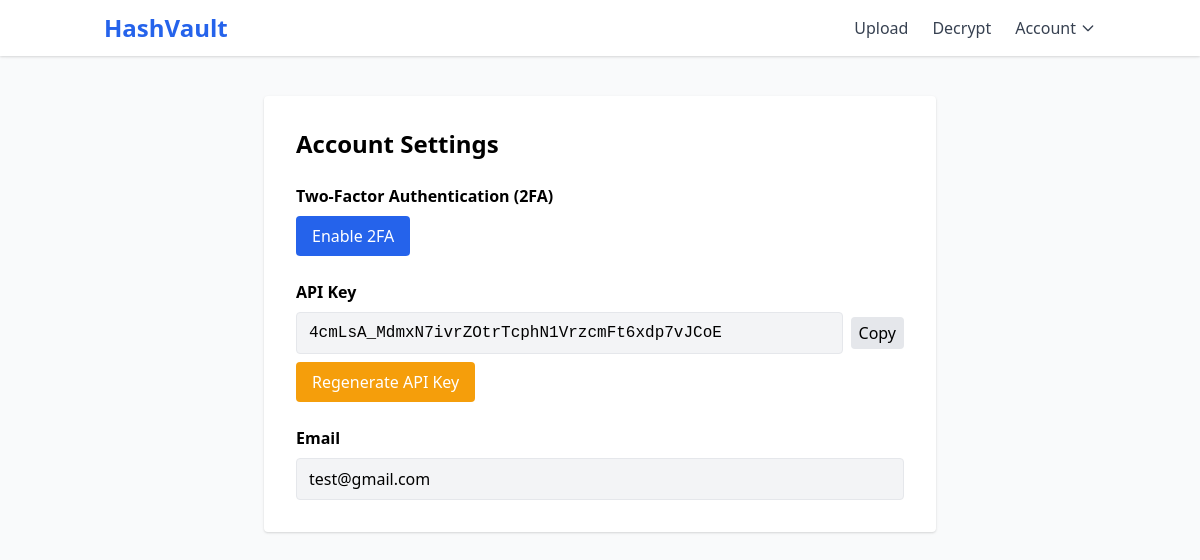
Page /account (signed in) on the committed database.
### app/models.py (models this page shows, shortened)
class User(UserMixin, db.Model):
    id = db.Column(db.Integer, primary_key=True)
    username = db.Column(db.String(32), unique=True, nullable=False)
    email = db.Column(db.String(120), unique=True, nullable=False)
    password_hash = db.Column(db.String(128), nullable=False)
    google_id = db.Column(db.String(128), unique=True)
    is_2fa_enabled = db.Column(db.Boolean, default=False)
    twofa_secret = db.Column(db.String(32))
    api_key = db.Column(db.String(64), unique=True, default=lambda: secrets.token_urlsafe(32))
    files = db.relationship('File', backref='uploader', lazy=True)
    histories = db.relationship('History', backref='user', lazy=True)

### app/auth/routes.py (the view, shortened to what this page needs)
@auth_bp.route('/account', methods=['GET', 'POST'])
@login_required
def account():
    return render_template('auth/account.html')

### app/auth/routes.py (called while the page is built)
@login_manager.user_loader
def load_user(user_id):
    return User.query.get(int(user_id))

### templates/auth/account.html (shortened to what this page needs)
{% extends 'base.html' %}  {% block content %}
<div class="max-w-2xl mx-auto bg-white p-8 rounded shadow">
  <h2 class="text-2xl font-bold mb-6">Account Settings</h2>
  <div class="mb-6">
    <h3 class="font-semibold mb-2">Two-Factor Authentication (2FA)</h3>
    {% if current_user.is_2fa_enabled %}
    <form method="POST">
      <button
        name="disable_2fa"
        class="bg-red-600 text-white px-4 py-2 rounded hover:bg-red-700"
      >
        Disable 2FA
      </button>
    </form>
    <div class="mt-4">
      <strong>2FA is enabled.</strong>
    </div>
    {% else %}
    <form method="POST">
      <button
        name="enable_2fa"
        class="bg-blue-600 text-white px-4 py-2 rounded hover:bg-blue-700"
      >
        Enable 2FA
      </button>
    </form>
     {% endif %}
  </div>
  <div class="mb-6">
    <h3 class="font-semibold mb-2">API Key</h3>
    <div class="flex items-center space-x-2">
      <input
        type="text"
        readonly
        value="{{ current_user.api_key }}"
        class="w-full px-3 py-2 border rounded font-mono bg-gray-100"
      />
      <button
        onclick="navigator.clipboard.writeText('{{ current_user.api_key }}')"
        class="bg-gray-200 px-2 py-1 rounded hover:bg-gray-300"
      >
        Copy
      </button>
    </div>
    <form method="POST" class="mt-2">
      <button
        name="regenerate_api_key"
        class="bg-yellow-500 text-white px-4 py-2 rounded hover:bg-yellow-600"
      >
        Regenerate API Key
      </button>
    </form>
  </div>
  <div>
    <h3 class="font-semibold mb-2">Email</h3>
    <div class="px-3 py-2 border rounded bg-gray-100">
      {{ current_user.email }}
    </div>
  </div>
</div>
{% endblock %}

### rows in the picture
User: api_key "4cmLsA_MdmxN7ivrZOtrTcphN1VrzcmFt6xdp7vJCoE", email "test@gmail.com"
